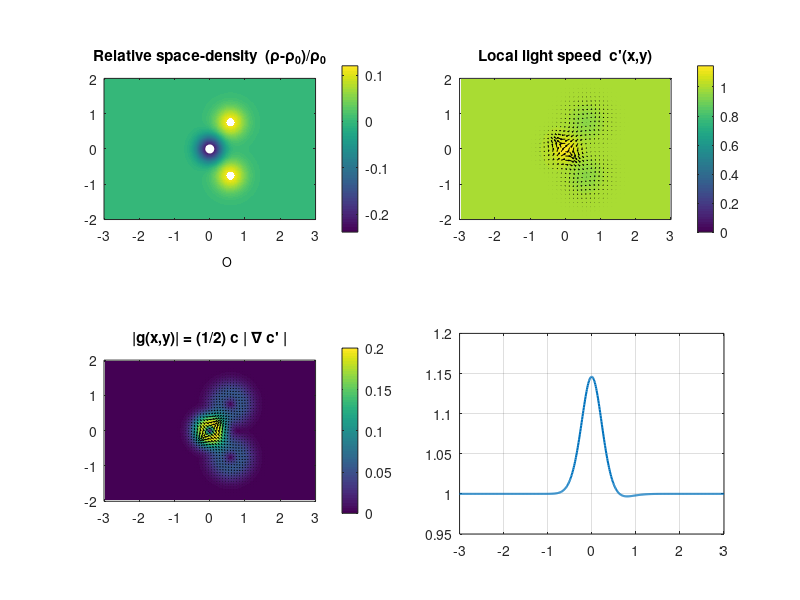

Reproduce this figure in MATLAB. (Note: this script raises an error after producing the figure.)
% gdm_warp_water_demo.m
% GDM warp-like field from a single H2O dipole (2D slice)
% H's -> contraction (+Δρ), O -> dilation (−Δρ)
% c'(x,y) = c*sqrt(rho0./rho),   g = -(1/2) c ∇c'

clear; 
close all; 
clc;

% -------- Constants / scales (normalized units) --------
rho0 = 1;      % undeformed space density
c    = 1;      % set c=1 for normalized units

% Geometry of water (Å) & orientation
r_OH      = 0.9572;        % O-H bond length
theta_HOH = 104.5;         % angle in degrees
phi_deg   = 0;             % rotate the molecule in-plane (0 = dipole along +x)

% Gaussian "charge" spreads (Å) and amplitudes
% + = contraction (H), − = dilation (O). Tune amplitudes to roughly neutralize.
sigma_H = 0.30;
sigma_O = 0.25;
A_H     = +0.12;           % each H contributes +A_H
A_O     = -0.24;           % O contributes A_O (≈ -2*A_H to keep near-neutral)

% -------- Grid (Å) --------
Lx=6; Ly=4; Nx=601; Ny=401;
x = linspace(-Lx/2, Lx/2, Nx);
y = linspace(-Ly/2, Ly/2, Ny);
[XX,YY] = meshgrid(x,y);
dx = x(2)-x(1); dy = y(2)-y(1);

% -------- Place atoms (O at origin; H's on the bisector) --------
half = theta_HOH/2;
% Unrotated positions
pO  = [0; 0];
pH1 = [ r_OH*cosd(half);  r_OH*sind(half)];
pH2 = [ r_OH*cosd(half); -r_OH*sind(half)];
% Rotate molecule by phi_deg
R   = [cosd(phi_deg) -sind(phi_deg); sind(phi_deg) cosd(phi_deg)];
pO  = R*pO;  pH1 = R*pH1;  pH2 = R*pH2;

% -------- Space-density field  ρ = ρ0 * (1 + Σ A_i * Gaussian_i) --------
rO2  = (XX - pO(1)).^2  + (YY - pO(2)).^2;
rH12 = (XX - pH1(1)).^2 + (YY - pH1(2)).^2;
rH22 = (XX - pH2(1)).^2 + (YY - pH2(2)).^2;

rho = rho0 * ( 1 ...
    + A_H *exp(-rH12/(2*sigma_H^2)) ...
    + A_H *exp(-rH22/(2*sigma_H^2)) ...
    + A_O *exp(-rO2 /(2*sigma_O^2)) );

% Keep ρ positive (dilation is bounded in GDM)
rho = max(rho, 0.30*rho0);

% -------- Local light speed and g-field --------
cp = c*sqrt(rho0./rho);                  % c'(x,y)
[ dcp_dy, dcp_dx ] = gradient(cp, dy, dx);
Egx = -(0.5*c)*dcp_dx;                   % g = -(1/2) c ∇c'
Egy = -(0.5*c)*dcp_dy;

% g at the oxygen (molecular center)
[~,ix0] = min(abs(x-0)); [~,iy0] = min(abs(y-0));
g_center = [Egx(iy0,ix0), Egy(iy0,ix0)];
fprintf('g at O center = [%.3e, %.3e] (units: c^2/length)\n', g_center(1), g_center(2));

% -------- Plots --------
figure('Color','w','Position',[80 80 1200 760]);

subplot(2,2,1);
imagesc(x,y,(rho-rho0)/rho0); axis image; set(gca,'YDir','normal');
colorbar; title('Relative space-density  (\rho-\rho_0)/\rho_0'); hold on;
plot(pO(1), pO(2), 'wo', 'MarkerFaceColor','w', 'MarkerSize',6);
plot([pH1(1),pH2(1)],[pH1(2),pH2(2)],'w.','MarkerSize',18);
legend('','O','H','Location','southoutside'); legend boxoff;

subplot(2,2,2);
imagesc(x,y,cp); axis image; set(gca,'YDir','normal'); colorbar;
title('Local light speed  c''(x,y)'); hold on;
s = 12; xs = 1:s:Nx; ys = 1:s:Ny;
quiver(XX(ys,xs), YY(ys,xs), dcp_dx(ys,xs), dcp_dy(ys,xs), 'k');

subplot(2,2,3);
imagesc(x,y,hypot(Egx,Egy)); axis image; set(gca,'YDir','normal'); colorbar;
title('|g(x,y)| = (1/2) c | \nabla c'' |'); hold on;
s2 = 8; xs2 = 1:s2:Nx; ys2 = 1:s2:Ny;
quiver(XX(ys2,xs2), YY(ys2,xs2), Egx(ys2,xs2), Egy(ys2,xs2), 'k');

subplot(2,2,4);
% Plot along dipole axis (phi=0 uses y=0). For general phi, keep phi=0 for clarity.
iy_mid = find(abs(y-0) == min(abs(y-0)),1);
plot(x, cp(iy_mid,:), 'LineWidth',1.5); hold on; grid on;
yyaxis right; plot(x, Egx(iy_mid,:), 'LineWidth',1.5);
xlabel('x (dipole axis)'); legend('c''(x,0)','g_x(x,0)');
title('Centerline profiles');

sgtitle(sprintf('GDM water-dipole demo: A_H=%.2f, A_O=%.2f, \\sigma_H=%.2fÅ, \\sigma_O=%.2fÅ, \\phi=%g°', ...
    A_H, A_O, sigma_H, sigma_O, phi_deg));
